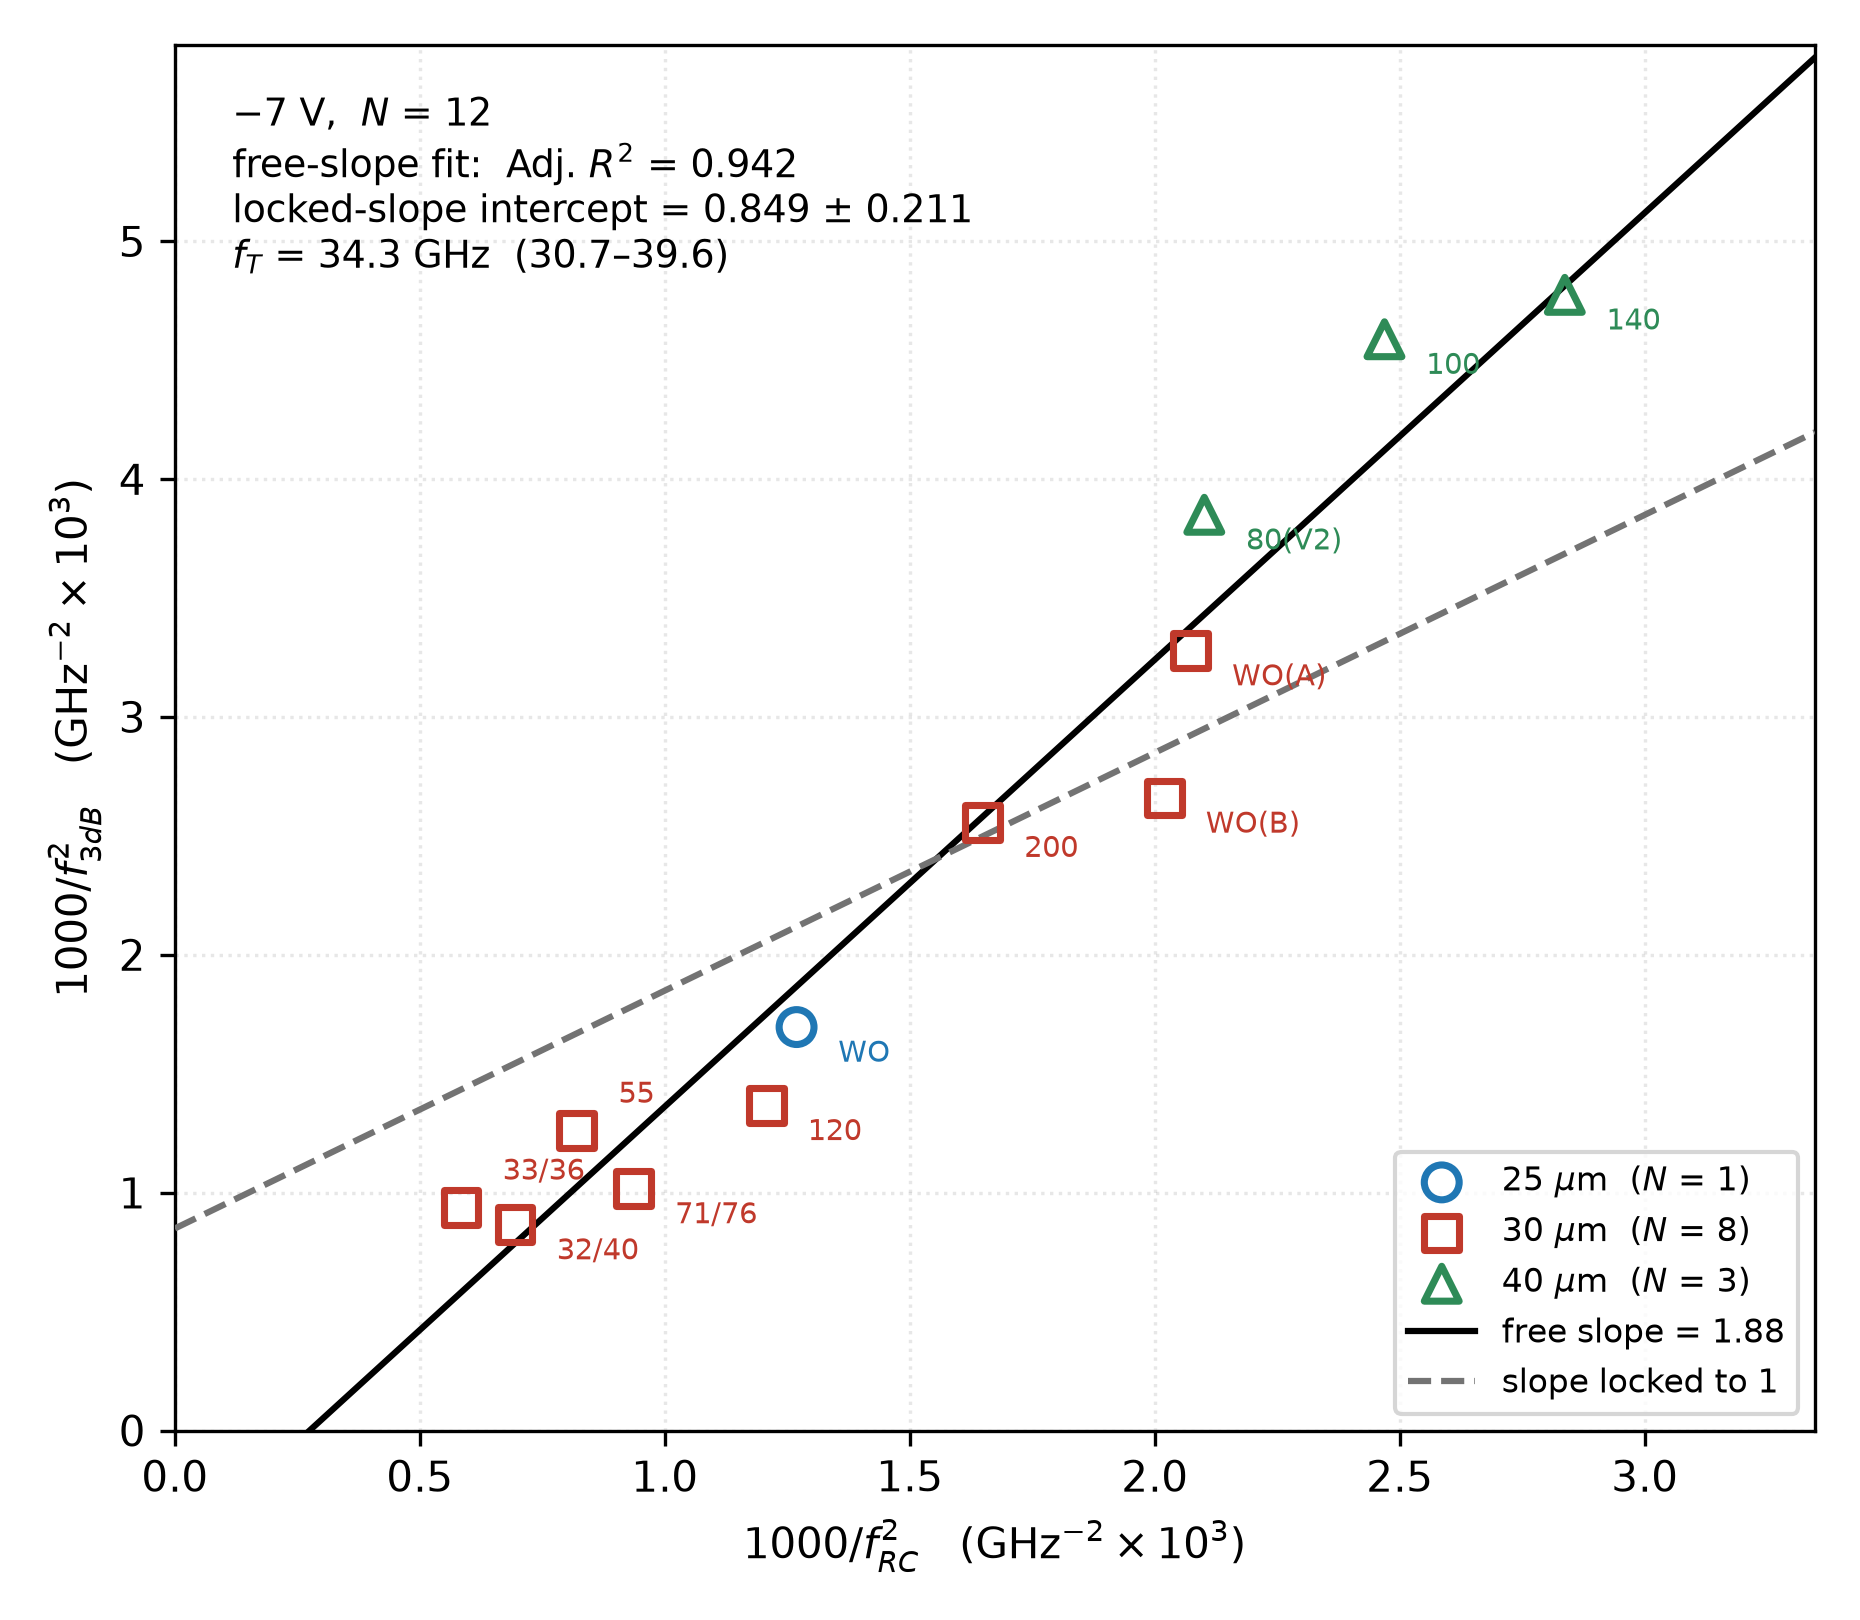

Generate this figure with Python:
"""f_T extraction plot, -7 V only (2-L ladder baseline, D = 25/30/40 um)."""
import numpy as np, pandas as pd
import matplotlib
matplotlib.use('Agg')
import matplotlib.pyplot as plt

d = pd.read_csv('ft_extraction_multiD.csv')
d['flag'] = d['flag'].fillna('')
g = d[(d.use) & (d.V == -7)].copy()
g['x'] = 1000/g.f_RC**2
g['y'] = 1000/g.f3**2

x, y = g.x.values, g.y.values
A = np.vstack([x, np.ones_like(x)]).T
(slope, icept), *_ = np.linalg.lstsq(A, y, rcond=None)
r2 = 1 - ((y - A @ [slope, icept])**2).sum()/((y - y.mean())**2).sum()
adj = 1 - (1 - r2)*(len(x) - 1)/(len(x) - 2)
b1 = np.mean(y - x); se = np.std(y - x, ddof=1)/np.sqrt(len(x))
fT1 = np.sqrt(1000/b1); lo = np.sqrt(1000/(b1 + se)); hi = np.sqrt(1000/(b1 - se))

print(f'n={len(x)}  free slope={slope:.3f}  intercept={icept:+.3f}  '
      f'Adj.R2={adj:.3f}')
print(f'slope-locked intercept={b1:+.3f}+-{se:.3f}  '
      f'f_T={fT1:.1f} GHz ({lo:.1f}-{hi:.1f})')

MK = {25: 'o', 30: 's', 40: '^'}
CL = {25: '#1f77b4', 30: '#c0392b', 40: '#2e8b57'}

fig, ax = plt.subplots(figsize=(6.2, 5.4))
for D in (25, 30, 40):
    s = g[g.D == D]
    if not len(s):
        continue
    ax.scatter(s.x, s.y, s=70, marker=MK[D], facecolor='none',
               edgecolor=CL[D], linewidth=1.7, zorder=4,
               label=f'{D} $\\mu$m  ($N$ = {len(s)})')

ax.set_xlim(0, x.max()*1.18); ax.set_ylim(0, y.max()*1.22)

xr = np.linspace(0, x.max()*1.18, 50)
ax.plot(xr, slope*xr + icept, '-',  color='k',    lw=1.5, zorder=3,
        label=f'free slope = {slope:.2f}')
ax.plot(xr, xr + b1,          '--', color='0.45', lw=1.5, zorder=3,
        label='slope locked to 1')

ax.annotate(f'$-7$ V,  $N$ = {len(x)}\n'
            f'free-slope fit:  Adj. $R^2$ = {adj:.3f}\n'
            f'locked-slope intercept = {b1:.3f} $\\pm$ {se:.3f}\n'
            f'$f_T$ = {fT1:.1f} GHz  ({lo:.1f}–{hi:.1f})',
            xy=(0.035, 0.965), xycoords='axes fraction', va='top', ha='left',
            fontsize=9)
ax.set_xlabel(r'$1000/f_{RC}^{2}$   (GHz$^{-2}\times10^{3}$)')
ax.set_ylabel(r'$1000/f_{3dB}^{2}$   (GHz$^{-2}\times10^{3}$)')

ax.grid(alpha=.3, ls=':')
ax.legend(fontsize=8, loc='lower right', frameon=True)
fig.tight_layout()

# device labels: greedy placement in display space against the real text boxes
fig.canvas.draw()
rend = fig.canvas.get_renderer()
MARK_R = 7.0                                   # marker half-size, points
taken = [ax.transData.transform((r.x, r.y)) for _, r in g.iterrows()]
boxes = [(px - MARK_R, py - MARK_R, px + MARK_R, py + MARK_R)
         for px, py in taken]
CAND = [(10, -3), (10, 5), (-10, -3), (-10, 5), (0, 10), (0, -14),
        (16, -12), (-16, -12), (16, 10), (-16, 10)]
for _, r in g.sort_values('x').iterrows():
    best = None
    for dx, dy in CAND:
        t = ax.annotate(r.lab, (r.x, r.y), textcoords='offset points',
                        xytext=(dx, dy), fontsize=7.0, color=CL[r.D],
                        ha='left' if dx > 0 else 'right' if dx < 0 else 'center',
                        va='bottom' if dy > 0 else 'top')
        bb = t.get_window_extent(renderer=rend)
        b = (bb.x0 - 1.5, bb.y0 - 1.5, bb.x1 + 1.5, bb.y1 + 1.5)
        if all(b[0] > o[2] or b[2] < o[0] or b[1] > o[3] or b[3] < o[1]
               for o in boxes):
            best = b
            break
        t.remove()
    if best is None:                            # nothing clear: keep the first
        dx, dy = CAND[0]
        t = ax.annotate(r.lab, (r.x, r.y), textcoords='offset points',
                        xytext=(dx, dy), fontsize=7.0, color=CL[r.D],
                        ha='left', va='top')
        bb = t.get_window_extent(renderer=rend)
        best = (bb.x0, bb.y0, bb.x1, bb.y1)
    boxes.append(best)

fig.savefig('ft_extraction_7V.png', dpi=300)
print('wrote ft_extraction_7V.png')
